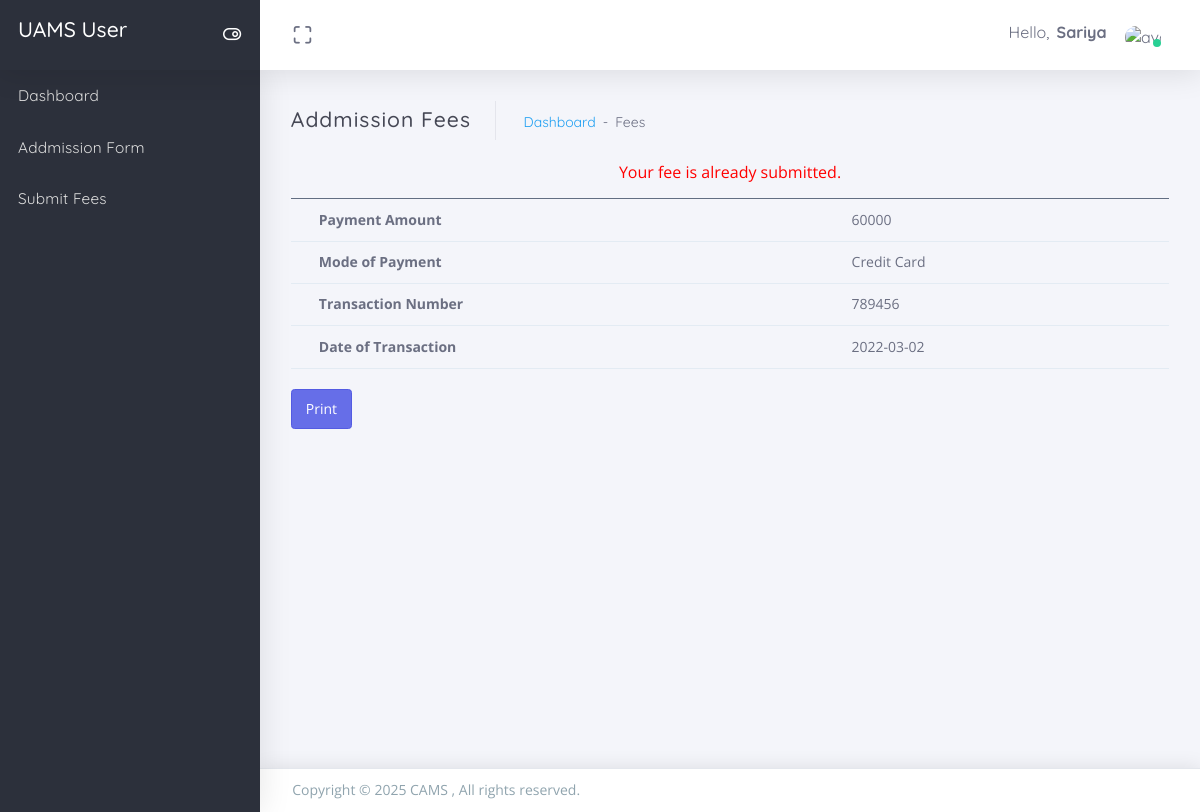
The page /uams/user/submit-fees.php (signed in) on the database its author committed.
### tables this page shows
CREATE TABLE `tbluser` (
  `ID` int(11) NOT NULL,
  `FirstName` varchar(45) DEFAULT NULL,
  `LastName` varchar(45) DEFAULT NULL,
  `MobileNumber` bigint(10) DEFAULT NULL,
  `Email` varchar(120) DEFAULT NULL,
  `Password` varchar(60) DEFAULT NULL,
  `PostingDate` timestamp NULL DEFAULT current_timestamp()
);

CREATE TABLE `tblfees` (
  `ID` int(5) NOT NULL,
  `UserID` int(5) DEFAULT NULL,
  `PaymentAmount` decimal(10,0) DEFAULT NULL,
  `ModeofPayments` varchar(200) DEFAULT NULL,
  `TransactionNumber` int(10) DEFAULT NULL,
  `DateofTransaction` date DEFAULT NULL,
  `SubmissionDate` timestamp NULL DEFAULT current_timestamp()
);

### uams/user/submit-fees.php (the view, shortened to what this page needs)
<?php
include('includes/dbconnection.php');
if (strlen($_SESSION['uid']==0)) {
  header('location:logout.php');
  } else{
  ?>
<!DOCTYPE html>
<html class="loading" lang="en" data-textdirection="ltr">
<head>
  <link href="https://maxcdn.icons8.com/fonts/line-awesome/1.1/css/line-awesome.min.css"
  rel="stylesheet">
</head>
<body class="vertical-layout vertical-menu-modern 2-columns   menu-expanded fixed-navbar"
data-open="click" data-menu="vertical-menu-modern" data-col="2-columns">
<?php include('includes/header.php');?>
<?php include('includes/leftbar.php');?>
  <div class="app-content content">
    <div class="content-wrapper">
      <div class="content-header row">
        <div class="content-header-left col-md-6 col-12 mb-2 breadcrumb-new">
          <h3 class="content-header-title mb-0 d-inline-block">
           Addmission Fees
          </h3>
          <div class="row breadcrumbs-top d-inline-block">
            <div class="breadcrumb-wrapper col-12">
              <ol class="breadcrumb">
                <li class="breadcrumb-item"><a href="dashboard.php">Dashboard</a>
                </li>
                <li class="breadcrumb-item active">Fees
                </li>
              </ol>
            </div>
          </div>
        </div>
      </div>
      <div class="content-body" id="exampl">
<?php
$stuid=$_SESSION['uid'];
$ret=mysqli_query($con,"select AdminStatus from  tbladmapplications join tbluser on tbluser.ID=tbladmapplications.UserID where tbluser.ID='$stuid'");
$num=mysqli_fetch_array($ret);
$adstatus=$num['AdminStatus'];
if($num>0 && $adstatus=='1' )
{
$query=mysqli_query($con,"select * from tblfees where  UserID=$stuid");
$rw=mysqli_num_rows($query);
if($rw>0)
{
while($row=mysqli_fetch_array($query)){
?>
<p style="font-size:16px; color:red" align="center">Your fee is already submitted.</p>
<table class="table mb-0">
<tr>
  <th>Payment Amount</th>
  <td><?php echo $row['PaymentAmount'];?></td>
</tr>
<tr>
  <th>Mode of Payment</th>
  <td><?php echo $row['ModeofPayments'];?></td>
</tr>
<tr>
  <th>Transaction Number</th>
  <td><?php echo $row['TransactionNumber'];?></td>
</tr>
<tr>
  <th>Date of Transaction</th>
  <td><?php echo $row['DateofTransaction'];?></td>
</tr>
</table>
<div style="float:center; padding-top: 20px;">
  <button class="btn btn-primary" style="cursor: pointer;"  OnClick="CallPrint(this.value)" >Print</button></div>
<?php } } }  else if($num>0 && $adstatus==''){ ?>
<p> Your application is pending with admin  </p>
<?php } else if($num>0 && $adstatus=='2'){ ?>
<p> Your application has been rejected by admin  </p>
<?php } else{?>
  <p> First fill the application form.  </p>
<?php } ?>
      </div>
    </div>
  </div>
<?php include('includes/footer.php');?>
<?php  } ?>

### uams/user/includes/header.php (shortened to what this page needs)
  <link rel="stylesheet" type="text/css" href="../app-assets/css/vendors.css">
  <link rel="stylesheet" type="text/css" href="../app-assets/css/app.css">
  <link rel="stylesheet" type="text/css" href="../app-assets/css/core/menu/menu-types/vertical-menu-modern.css">
  <link rel="stylesheet" type="text/css" href="../app-assets/css/core/colors/palette-gradient.css">
  <link rel="stylesheet" type="text/css" href="../app-assets/css/plugins/forms/extended/form-extended.css">
<nav class="header-navbar navbar-expand-md navbar navbar-with-menu navbar-without-dd-arrow fixed-top navbar-semi-dark navbar-shadow">
    <div class="navbar-wrapper">
      <div class="navbar-header">
        <ul class="nav navbar-nav flex-row">
          <li class="nav-item mr-auto">
            <a class="navbar-brand" href="dashboard.php">
              <h3 class="brand-text">UAMS User</h3>
            </a>
          </li>
          <li class="nav-item d-none d-md-block float-right"><a class="nav-link modern-nav-toggle pr-0" data-toggle="collapse"><i class="toggle-icon ft-toggle-right font-medium-3 white" data-ticon="ft-toggle-right"></i></a></li>
        </ul>
      </div>
      <div class="navbar-container content">
        <div class="collapse navbar-collapse" id="navbar-mobile">
          <ul class="nav navbar-nav mr-auto float-left">
            <li class="nav-item d-none d-md-block"><a class="nav-link nav-link-expand" href="#"><i class="ficon ft-maximize"></i></a></li>
          </ul>
          <ul class="nav navbar-nav float-right">
            <li class="dropdown dropdown-user nav-item">
              <a class="dropdown-toggle nav-link dropdown-user-link" href="#" data-toggle="dropdown">
                <span class="mr-1">Hello,
                  <?php
$uid=$_SESSION['uid'];
$ret=mysqli_query($con,"select FirstName from tbluser where ID='$uid'");
$row=mysqli_fetch_array($ret);
$name=$row['FirstName'];
?>
                  <span class="user-name text-bold-700" ><?php echo $name; ?></span>
                </span>
                <span class="avatar avatar-online">
                  <img src="app-assets/images/user.png" alt="avatar"><i></i></span>
              </a>
            </li>
          </ul>
        </div>
      </div>
    </div>
  </nav>

### uams/app-assets/css/core/menu/menu-types/vertical-menu-modern.css (style rules this page uses)
body.vertical-layout.vertical-menu-modern .navbar .navbar-brand { white-space: nowrap; }
body.vertical-layout.vertical-menu-modern.menu-expanded .navbar .navbar-header { float: left; width: 260px; }
body.vertical-layout.vertical-menu-modern.menu-expanded .navbar .navbar-container { margin-left: 260px; }
body.vertical-layout.vertical-menu-modern.menu-expanded .navbar .navbar-brand .brand-text { animation: 0.3s cubic-bezier(0.25, 0.8, 0.25, 1) 0s normal forwards 1 fadein; }
body.vertical-layout.vertical-menu-modern.menu-expanded .content, body.vertical-layout.vertical-menu-modern.menu-expanded .footer { margin-left: 260px; }

### rows shown on the page
tbluser: FirstName "Sariya"
tblfees: PaymentAmount "60000", ModeofPayments "Credit Card", TransactionNumber "789456", DateofTransaction "2022-03-02"
